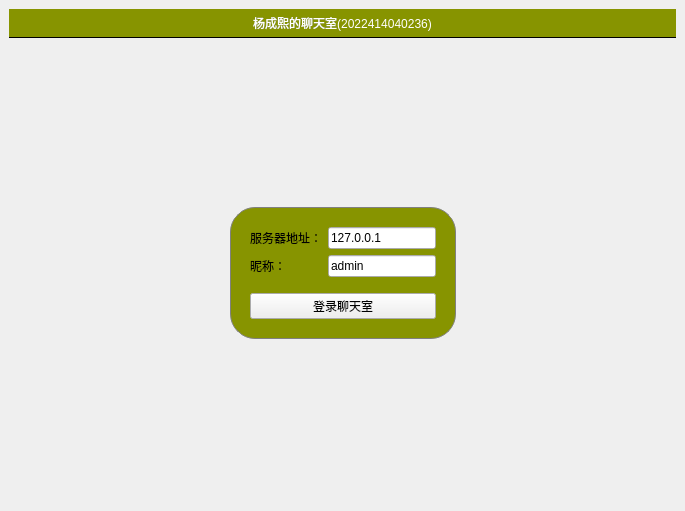
<?xml version="1.0" encoding="UTF-8"?>
<ui version="4.0">
 <class>MainWindow</class>
 <widget class="QMainWindow" name="MainWindow">
  <property name="geometry">
   <rect>
    <x>0</x>
    <y>0</y>
    <width>685</width>
    <height>511</height>
   </rect>
  </property>
  <property name="windowTitle">
   <string>聊天室</string>
  </property>
  <widget class="QWidget" name="centralwidget">
   <layout class="QVBoxLayout" name="verticalLayout">
    <item>
     <widget class="QLabel" name="titleLabel">
      <property name="styleSheet">
       <string notr="true">#titleLabel{
background:white;
border:none;
border-bottom:1px solid black;
padding:5px;
font:24pt&quot;黑体&quot;;
color:rgb(255,255,255);
background-color: rgb(135, 148, 0);
}</string>
      </property>
      <property name="text">
       <string>杨成熙的聊天室(2022414040236)</string>
      </property>
      <property name="alignment">
       <set>Qt::AlignmentFlag::AlignCenter</set>
      </property>
     </widget>
    </item>
    <item>
     <widget class="QStackedWidget" name="stackedWidget">
      <property name="styleSheet">
       <string notr="true">#titleLabel{
background:white;
font-size:20px;
}

#mainFrame{
border:none;
background:white;
}

#loginFrame{

background-color: rgb(135, 148, 0);
border:1px solid gray;
padding:10px;
border-radius:25px;
}</string>
      </property>
      <property name="currentIndex">
       <number>1</number>
      </property>
      <widget class="QWidget" name="chatPage">
       <layout class="QVBoxLayout" name="verticalLayout_3">
        <item>
         <layout class="QHBoxLayout" name="horizontalLayout">
          <item>
           <widget class="QTextEdit" name="roomTextEdit"/>
          </item>
          <item>
           <widget class="QListWidget" name="userListWidget">
            <property name="maximumSize">
             <size>
              <width>120</width>
              <height>16777215</height>
             </size>
            </property>
           </widget>
          </item>
         </layout>
        </item>
        <item>
         <layout class="QHBoxLayout" name="horizontalLayout_2">
          <item>
           <widget class="QLineEdit" name="sendLineEdit"/>
          </item>
          <item>
           <widget class="QPushButton" name="sayBt">
            <property name="text">
             <string>发送</string>
            </property>
           </widget>
          </item>
          <item>
           <widget class="QPushButton" name="logoutBt">
            <property name="text">
             <string>退出</string>
            </property>
           </widget>
          </item>
         </layout>
        </item>
       </layout>
      </widget>
      <widget class="QWidget" name="loginPage">
       <layout class="QGridLayout" name="gridLayout_3">
        <item row="0" column="1">
         <spacer name="verticalSpacer_2">
          <property name="orientation">
           <enum>Qt::Orientation::Vertical</enum>
          </property>
          <property name="sizeHint" stdset="0">
           <size>
            <width>20</width>
            <height>132</height>
           </size>
          </property>
         </spacer>
        </item>
        <item row="1" column="0">
         <spacer name="horizontalSpacer">
          <property name="orientation">
           <enum>Qt::Orientation::Horizontal</enum>
          </property>
          <property name="sizeHint" stdset="0">
           <size>
            <width>156</width>
            <height>20</height>
           </size>
          </property>
         </spacer>
        </item>
        <item row="1" column="1">
         <widget class="QFrame" name="loginFrame">
          <property name="frameShape">
           <enum>QFrame::Shape::StyledPanel</enum>
          </property>
          <property name="frameShadow">
           <enum>QFrame::Shadow::Raised</enum>
          </property>
          <layout class="QVBoxLayout" name="verticalLayout_2">
           <item>
            <layout class="QGridLayout" name="gridLayout">
             <item row="0" column="0">
              <widget class="QLabel" name="label_2">
               <property name="text">
                <string>服务器地址：</string>
               </property>
              </widget>
             </item>
             <item row="0" column="1">
              <widget class="QLineEdit" name="serverEdit">
               <property name="text">
                <string>127.0.0.1</string>
               </property>
              </widget>
             </item>
             <item row="1" column="0">
              <widget class="QLabel" name="label_3">
               <property name="text">
                <string>昵称：</string>
               </property>
              </widget>
             </item>
             <item row="1" column="1">
              <widget class="QLineEdit" name="usernameEdit">
               <property name="text">
                <string>admin</string>
               </property>
              </widget>
             </item>
            </layout>
           </item>
           <item>
            <spacer name="verticalSpacer">
             <property name="orientation">
              <enum>Qt::Orientation::Vertical</enum>
             </property>
             <property name="sizeType">
              <enum>QSizePolicy::Policy::Fixed</enum>
             </property>
             <property name="sizeHint" stdset="0">
              <size>
               <width>20</width>
               <height>10</height>
              </size>
             </property>
            </spacer>
           </item>
           <item>
            <widget class="QPushButton" name="LoginBt">
             <property name="text">
              <string>登录聊天室</string>
             </property>
            </widget>
           </item>
          </layout>
         </widget>
        </item>
        <item row="1" column="2">
         <spacer name="horizontalSpacer_2">
          <property name="orientation">
           <enum>Qt::Orientation::Horizontal</enum>
          </property>
          <property name="sizeHint" stdset="0">
           <size>
            <width>155</width>
            <height>20</height>
           </size>
          </property>
         </spacer>
        </item>
        <item row="2" column="1">
         <spacer name="verticalSpacer_3">
          <property name="orientation">
           <enum>Qt::Orientation::Vertical</enum>
          </property>
          <property name="sizeHint" stdset="0">
           <size>
            <width>20</width>
            <height>131</height>
           </size>
          </property>
         </spacer>
        </item>
       </layout>
      </widget>
     </widget>
    </item>
   </layout>
  </widget>
 </widget>
 <resources/>
 <connections/>
</ui>
